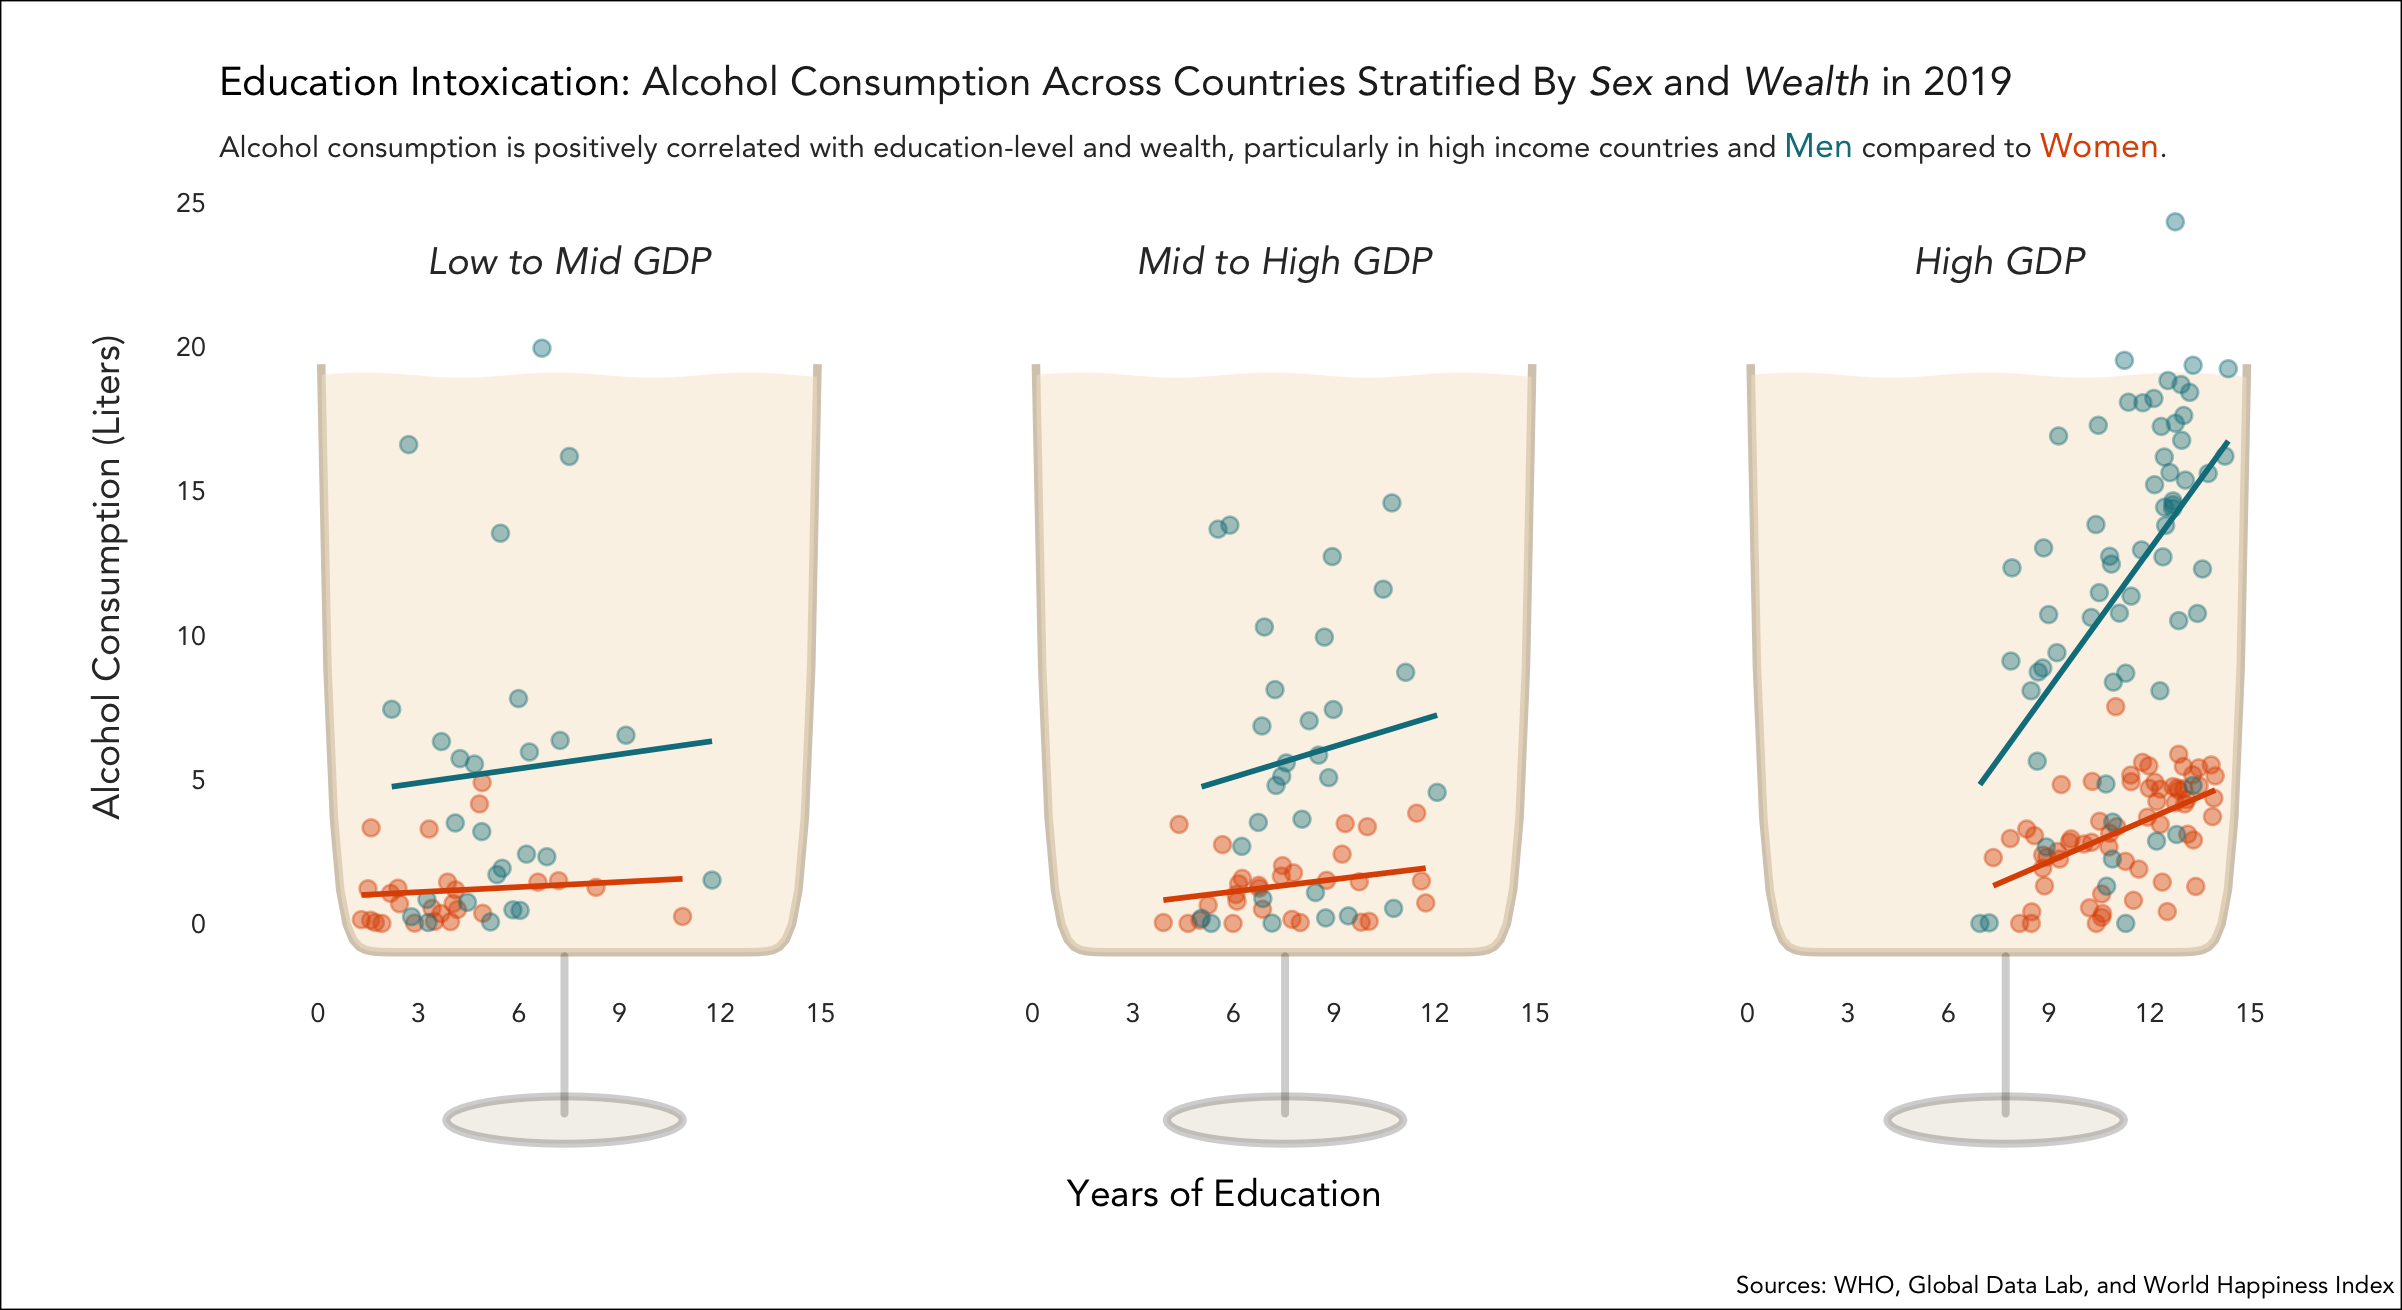

This figure's R source:
# QSS 19: Advanced Data Visualization Final Project
# 6/6/23
# Ava Scharfstein

# Final product saved as final.png

# Load in necessary packages
library(tidyverse)
library(readxl)
library(shiny)
library(ggtext)
library(countrycode)
library(cowplot)
library(gridExtra)
library(grid)
library(gridtext)

happy_raw <- read_excel("data/happiness.xls")

# to rename all of the columns to be one word
clean_col <- function(col) {
  col %>% 
    tolower() %>% 
    str_replace_all(.,' ','_') %>% 
    str_remove_all(.,'`')
}

# happiness dataset that includes gdp data
happy <- happy_raw %>% 
  rename_with(., clean_col) %>% 
  rename(gdp_log = log_gdp_per_capita) %>% 
  rename(corruption = perceptions_of_corruption) %>% 
  rename(country = country_name) %>% 
  # Cleaning up errors
  #  - Kosovo not recognized as a country in countrycode - located in Europe
  #  - Turkey mispelled as Turkiye
  mutate(country = str_replace(country, "Turkiye", "Turkey"),
         continent = countrycode(sourcevar = country,
                                 origin = "country.name",
                                 destination = "continent"),
         continent = ifelse(country=="Kosovo", "Europe", continent))

# data from WHO about alcohol consumption
# https://www.who.int/data/gho/data/indicators/indicator-details/GHO/alcohol-drinkers-only-per-capita-(15-)consumption-in-litres-of-pure-alcohol
who <- read_csv("data/who.csv")

# select the relevant columns
glimpse(who)
(who <- who %>% 
    select(ParentLocationCode, ParentLocation, SpatialDimValueCode, Location, Period, Dim1, FactValueNumeric, FactValueNumericLow, FactValueNumericHigh))
# rename columns
colnames(who) <- c("region_abbr","region", "country_abbr", "country","year", "sex", "liters_per_capita", "liters_low", "liters_high")
glimpse(who)

# reconfigure dataset
df_who <- who %>% 
  select(-liters_low, -liters_high) %>% 
  pivot_wider(names_from = sex, values_from = liters_per_capita) %>% 
  rename(total_consumption = `Both sexes`,
         female_consumption = Female,
         male_consumption = Male)

# education datasets are from Global Data Lab
# https://globaldatalab.org/shdi/table/2021/msch+mschf+mschm/?levels=1&interpolation=0&extrapolation=0
temp <- read_csv("data/education.csv")
education <- temp %>% 
  rename_with(., clean_col) %>% 
  pivot_longer(., cols = c(7:length(temp)), names_to = "year", values_to = "edu") %>% 
  filter(level == "National") %>% 
  select(country, year, edu) %>%  # education variable = avg years of education
  mutate(year = as.numeric(year))

temp <- read_csv("data/education_men.csv") 
men_edu <- temp %>% 
  rename_with(., clean_col) %>% 
  pivot_longer(., cols = c(7:length(temp)), names_to = "year", values_to = "male_edu") %>% 
  select(country, year, male_edu) %>%  # education variable = avg years of education
  mutate(year = as.numeric(year))

temp <- read_csv("data/education_women.csv") 
female_edu <- temp %>% 
  rename_with(., clean_col) %>% 
  pivot_longer(., cols = c(7:length(temp)), names_to = "year", values_to = "female_edu") %>% 
  select(country, year, female_edu) %>%  # education variable = avg years of education
  mutate(year = as.numeric(year))

# Merge education datasets together
education <- inner_join(education, men_edu,
                        by = c("country","year")) %>% 
  inner_join(., female_edu, by = c("country","year"))

# Merge gdp and alcohol datasets with education dataset
df <- inner_join(df_who, happy, by = c("country","year")) %>% 
  inner_join(education, by = c("country","year")) %>% 
  filter(year >= 2010)

# Group 
df <- df %>% 
  mutate(gdp = exp(gdp_log),
         gdp = case_when(
           #gdp <= 1085 ~ "Low income",
           gdp <= 4255 ~ "Low to Mid GDP",
           gdp > 4255 & gdp <= 13205 ~ "Mid to High GDP",
           gdp > 13205 ~ "High GDP"),
         gdp = factor(gdp, levels = c("Low to Mid GDP", 
                                      "Mid to High GDP",
                                      "High GDP")))


# Facet title move down
strip_label <- data.frame(gdp = factor(levels(df$gdp), levels = levels(df$gdp)), x = rep(7.5,3), y = rep(23,3),
                          label = levels(df$gdp)) %>% as_tibble()

# cup shape on the figure
xs <- seq(-2,17,length.out=100)
## parabola for cup shape
cup <- function(x) { .000000000000000000000009*((x-7.5)**28)-1 } 
ymin <- cup(xs)
## sin curve for top of the glass shape
rim <- function(x) { .09*sin(1.1*x)+19 }
ymax <- rim(xs)
filled_cup <- data.frame(xs, ymin, ymax)

df %>%
  filter(year == 2019) %>% 
  ggplot()+
  # cup
  stat_function(fun = cup, color = "#c4b49b", alpha = .7, size = 1.5)+
  geom_ribbon(aes(x=xs, ymin=ymin, ymax=ymax), data=filled_cup, fill="#F7E7CE", alpha = .5)+
  # points by sex
  geom_point(aes(x = female_edu, y = female_consumption), size = 2.5, color = "#df5300",  #8B335C
             fill = "#df5300", shape = 21, stroke = .7, alpha = .4) +
  geom_point(aes(x = male_edu, y = male_consumption), size = 2.5, color = "#087E8B", 
             shape = 21, fill = "#087E8B", stroke = .7, alpha = .4) +
  # linear regression
  geom_smooth(aes(x = male_edu, group = gdp, y = male_consumption), 
              method = "lm", se = FALSE, show.legend = FALSE, color = "#087E8B") +
  geom_smooth(aes(x = female_edu, group = gdp, y = female_consumption), 
              method = "lm", se = FALSE, show.legend = FALSE, color = "#df5300") +
  # strip titles
  geom_text(data = strip_label,
            mapping = aes(x = x, y = y, label = label), 
            size = 5, color = "#333333", family = "Avenir", fontface = "italic") +
  scale_x_continuous(breaks = seq(0,15,3), limits = c(-2,17))+
  scale_y_continuous(breaks = seq(0,28, 5), limits = c(-1,25)) +
  labs(x = "", y = "\nAlcohol Consumption (Liters)\n",
       title = "<br><span><span style='color:#000000;'>Education Intoxication:</span> Alcohol Consumption Across Countries Stratified By <i>Sex</i> and <i>Wealth</i> in 2019</span>",
       subtitle = "<br><span>Alcohol consumption is positively correlated with education-level and wealth, particularly in high income countries and <span style='color:#087E8B;font-size:17px;'>Men</span> compared to <span style='color:#df5300;font-size:17px;'>Women</span>.</span>") +
  facet_wrap(~ gdp)+
  theme_minimal() +
  theme(plot.background = element_rect(fill = "white"),
        panel.grid.major = element_blank(), 
        panel.grid.minor = element_blank(),
        text = element_text(family = "Avenir", color = "#333333"),
        axis.text = element_text(color = "#333333", size = 10),
        axis.title = element_text(size = 14),
        plot.title = element_textbox_simple(lineheight = 1, size = 15, color = "#222222"),
        strip.text = element_blank(),
        plot.margin = margin(10,20,90,20),
        plot.subtitle = element_textbox_simple(lineheight = 1, size = 11))

# bottom of the cups
grid.draw(ellipseGrob(x=.235, y=.145, size = 7, ar = .2, angle = pi/2,
                      gp = gpar(fill = "#c4b49b", color = "#c4b49b", alpha = .2, lwd = 4)))

grid.draw(ellipseGrob(x=.535, y=.145, size = 7, ar = .2, angle = pi/2,
                      gp = gpar(fill = "#c4b49b", color = "#c4b49b", alpha = .2, lwd = 4)))

grid.draw(ellipseGrob(x=.835, y=.145, size = 7, ar = .2, angle = pi/2,
                      gp = gpar(fill = "#c4b49b", color = "#c4b49b", alpha = .2, lwd = 4)))
# stem of the cups
grid.draw(linesGrob(x = c(.235,.235), y = c(.27,.15), gp = gpar(color = "#c4b49b", alpha = .2, lwd = 4)))
grid.draw(linesGrob(x = c(.535,.535), y = c(.27,.15), gp = gpar(color = "#c4b49b", alpha = .2, lwd = 4)))
grid.draw(linesGrob(x = c(.835,.835), y = c(.27,.15), gp = gpar(color = "#c4b49b", alpha = .2, lwd = 4)))
# caption
grid.draw(textGrob(x = .86, y = .02, label = "Sources: WHO, Global Data Lab, and World Happiness Index",
                   gp = gpar(color = "#333333", fontsize = 9, fontfamily = "Avenir")))
# x axis label
grid.draw(textGrob(x = .51, y = .09, label = "Years of Education", 
                   gp = gpar(color = "#333333", fontsize = 14, fontfamily = "Avenir")))

# Note: you will have to resize this figure to be 1216 by 659 in the zoom mode in order 
# to see the proper proportions. I have saved the figure in the proper proportions
# for your convenience as "final.png"
